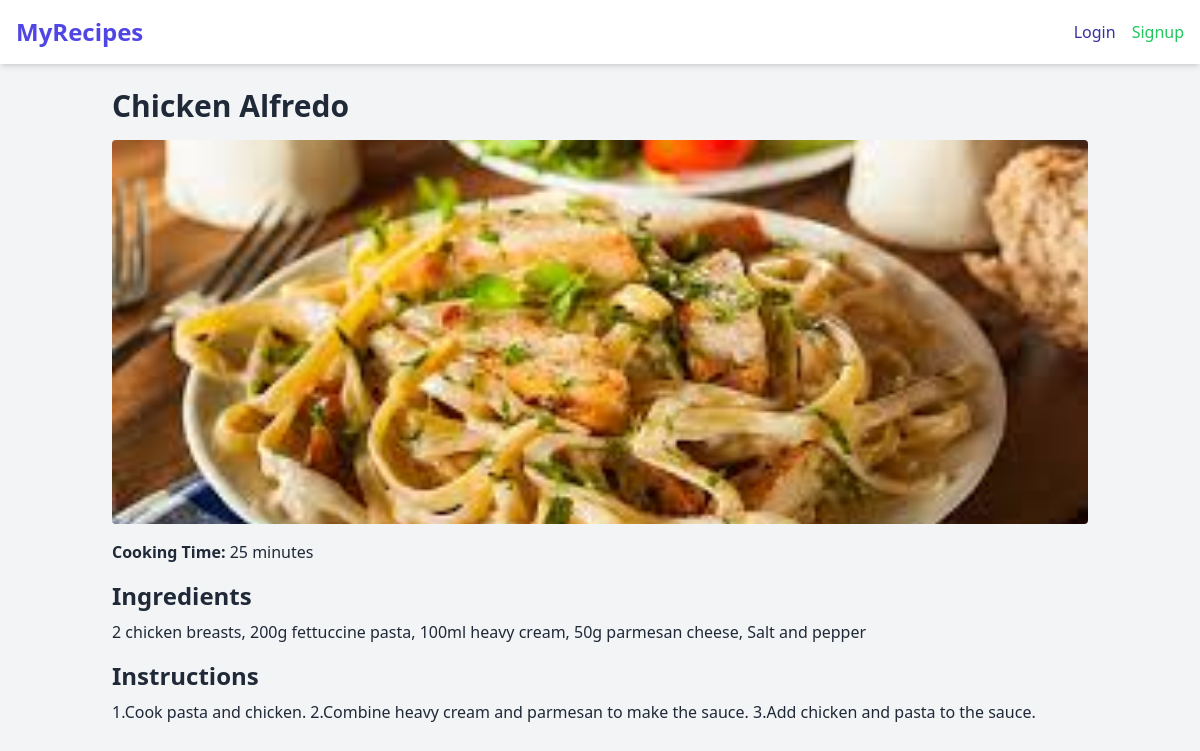
Screenshot of /recipe/6/ with the database file from the repository.
### recipes/models.py (models this page shows, shortened)
class Recipe(models.Model):
    title = models.CharField(max_length=200)
    ingredients = models.TextField()
    instructions = models.TextField()
    cooking_time = models.IntegerField(help_text="Cooking time in minutes")
    category = models.ForeignKey(Category, on_delete=models.CASCADE)
    image = models.ImageField(upload_to='recipe_images/', blank=True, null=True)
    created_by = models.ForeignKey(User, on_delete=models.CASCADE)

### recipes/views.py (the view)
# urls.py: path('recipe/<int:pk>/', views.recipe_detail, name='recipe_detail'),
def recipe_detail(request, pk):
    recipe = get_object_or_404(Recipe, pk=pk)
    return render(request, 'recipes/recipe_detail.html', {'recipe': recipe})

### recipes/templates/recipes/recipe_detail.html (shortened to what this page needs)
{% extends 'recipes/base.html' %}
{% block content %}
<h1 class="text-3xl font-bold mb-4">{{ recipe.title }}</h1>
{% if recipe.image %}
<img src="{{ recipe.image.url }}" class="w-full max-h-96 object-cover rounded mb-4">
{% endif %}
<p class="mb-4"><strong>Cooking Time:</strong> {{ recipe.cooking_time }} minutes</p>
<h2 class="text-2xl font-bold mb-2">Ingredients</h2>
<p class="mb-4">{{ recipe.ingredients }}</p>
<h2 class="text-2xl font-bold mb-2">Instructions</h2>
<p class="mb-4">{{ recipe.instructions }}</p>
{% endblock %}

### rows the page displays
Recipe: title "Chicken Alfredo", image (picture), cooking_time "25", ingredients "2 chicken breasts, 200g fettuccine pasta, 100ml heavy cream, 50g parmesan cheese, Salt and pepper", instructions "1.Cook pasta and chicken. 2.Combine heavy cream and parmesan to make the sauce. 3.Add chicken and pasta to the sauce."
